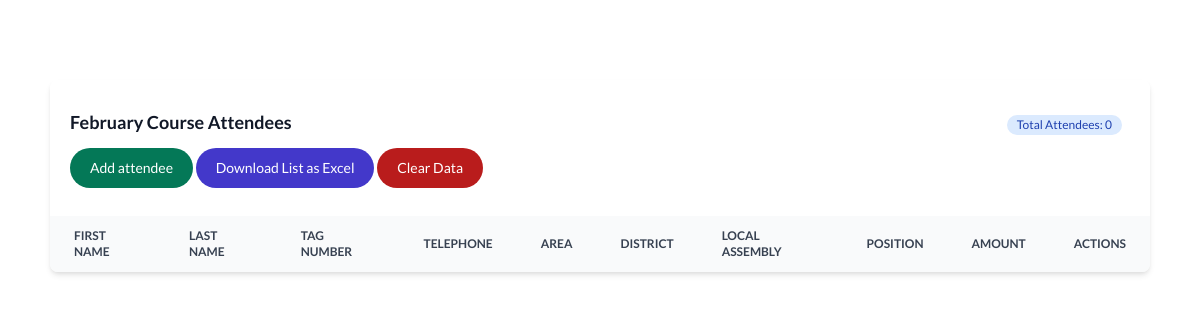
/list, run on an earlier commit of the app's database.
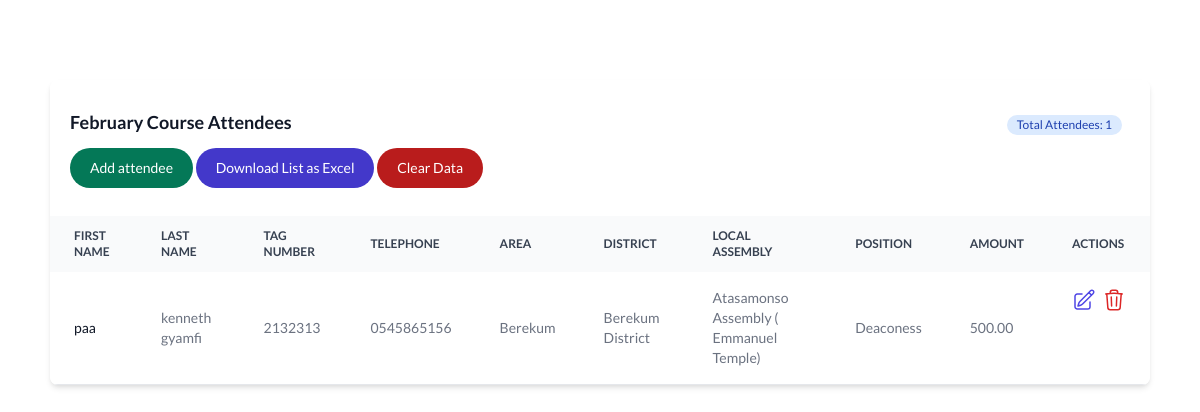
And on a later commit of the database.
### acci/models.py (models this page shows, shortened)
class Attendee(models.Model):
    first_name = models.CharField(max_length=100)
    last_name = models.CharField(max_length=100)
    tag_number = models.CharField(max_length=20)
    telephone = models.CharField(max_length=15)
    area = models.CharField(max_length=100)
    district = models.CharField(max_length=100)
    local_assembly = models.CharField(max_length=100)
    position = models.CharField(max_length=100)
    amount = models.DecimalField(max_digits=10, decimal_places=2)

### acci/views.py (the view)
# urls.py: path('list', all_attendees, name='all_attendees'),
def all_attendees(request):
    attendees = Attendee.objects.all()
    total_attendees = attendees.count()
    return render(request, 'person_list.html', {'attendees': attendees, 'total_attendees': total_attendees})

### acci/templates/person_list.html (shortened to what this page needs)
<!DOCTYPE html>
<html lang="en">
  <head>
    <link
      href="https://cdnjs.cloudflare.com/ajax/libs/tailwindcss/2.2.19/tailwind.min.css"
      rel="stylesheet"
    />
    <link
      href="https://cdn.datatables.net/1.11.6/css/jquery.dataTables.min.css"
      rel="stylesheet"
    />
  </head>
  <body
    class="body-bg min-h-screen pt-12 md:pt-20 pb-6 px-2 md:px-0 flex justify-center"
    style="font-family: 'Lato', sans-serif"
  >
    <div class="w-11/12">
      <div class="relative overflow-x-auto shadow-md sm:rounded-lg">
        <table
          id="attendees-table"
          class="w-full text-sm text-left rtl:text-right text-gray-500 dark:text-gray-400"
        >
          <caption
            class="p-5 text-lg font-semibold text-left rtl:text-right text-gray-900 bg-white dark:text-white dark:bg-gray-800"
          >
            <div class="flex items-center justify-between">
              <h2>February Course Attendees</h2>
              <div class="p-2">
                <span
                  class="inline-flex items-center px-2.5 py-0.5 rounded-full text-xs font-medium bg-blue-100 text-blue-800"
                >
                  Total Attendees: {{ total_attendees }}
                </span>
              </div>
            </div>
            <p
              class="mt-1 text-sm font-normal text-gray-500 dark:text-gray-400"
            >
              <button
                type="button"
                class="text-white bg-green-700 hover:bg-green-800 focus:outline-none focus:ring-4 focus:ring-green-300 font-medium rounded-full text-sm px-5 py-2.5 text-center me-2 mb-2 dark:bg-green-600 dark:hover:bg-green-700 dark:focus:ring-green-800"
              >
                <a href="{% url 'create_person' %}">Add attendee</a>
              </button>
              <button
                id="downloadExcel"
                onclick="ExportToExcel('xlsx')"
                class="text-white bg-indigo-700 hover:bg-indigo-800 focus:outline-none focus:ring-4 focus:ring-indigo-300 font-medium rounded-full text-sm px-5 py-2.5 text-center me-2 mb-2 dark:bg-indigo-600 dark:hover:bg-indigo-700 dark:focus:ring-indigo-800"
              >
                Download List as Excel
              </button>
              <button
                id="openModal"
                class="text-white bg-red-700 hover:bg-red-800 focus:outline-none focus:ring-4 focus:ring-red-300 font-medium rounded-full text-sm px-5 py-2.5 text-center me-2 mb-2 dark:bg-red-600 dark:hover:bg-red-700 dark:focus:ring-red-900"
              >
                Clear Data
              </button>
            </p>
          </caption>
          <thead
            class="text-xs text-gray-700 uppercase bg-gray-50 dark:bg-gray-700 dark:text-gray-400"
          >
            <tr>
              <th scope="col" class="px-6 py-3">First Name</th>
              <th scope="col" class="px-6 py-3">Last Name</th>
              <th scope="col" class="px-6 py-3">Tag Number</th>
              <th scope="col" class="px-6 py-3">Telephone</th>
              <th scope="col" class="px-6 py-3">Area</th>
              <th scope="col" class="px-6 py-3">District</th>
              <th scope="col" class="px-6 py-3">Local Assembly</th>
              <th scope="col" class="px-6 py-3">Position</th>
              <th scope="col" class="px-6 py-3">Amount</th>
              <th scope="col" class="px-6 py-3">Actions</th>
            </tr>
          </thead>
          <tbody>
            {% for attendee in attendees %}
            <tr
              class="bg-white border-b dark:bg-gray-800 dark:border-gray-700 hover:bg-gray-50 dark:hover:bg-gray-600"
            >
              <th
                scope="row"
                class="px-6 py-4 font-medium text-gray-900 whitespace-nowrap dark:text-white"
              >
                {{ attendee.first_name }}
              </th>
              <td class="px-6 py-4">{{ attendee.last_name }}</td>
              <td class="px-6 py-4">{{ attendee.tag_number }}</td>
              <td class="px-6 py-4">{{ attendee.telephone }}</td>
              <td class="px-6 py-4">{{ attendee.area }}</td>
              <td class="px-6 py-4">{{ attendee.district }}</td>
              <td class="px-6 py-4">{{ attendee.local_assembly }}</td>
              <td class="px-6 py-4">{{ attendee.position }}</td>
              <td class="px-6 py-4">{{ attendee.amount }}</td>
              <td
                class="px-6 py-4"
                style="
                  display: flex;
                  justify-content: center;
                  gap: 6px;
                  margin: auto;
                "
              >
                <a
                  href="{% url 'edit_attendee' attendee.id %}"
                  class="text-indigo-600 hover:text-indigo-900"
                  >
                </a>
                <button
                  class="text-red-600 hover:text-red-900 delete-btn"
                  data-id="{{ attendee.id }}"
                >
                </button>
              </td>
            </tr>
            {% endfor %}
          </tbody>
        </table>
      </div>
    </div>
  </body>
</html>

What changed in the data, as far as the page shows it:
added Attendee: first_name "paa", last_name "kenneth gyamfi", tag_number "2132313", telephone "0545865156", area "Berekum", district "Berekum District", local_assembly "Atasamonso Assembly ( Emmanuel Temple)", position "Deaconess", amount "500.00"
Also different on the page:
{{ total_attendees }}: "0" → "1"
